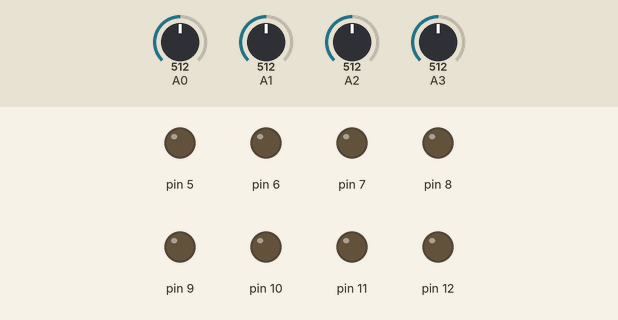
This sketch was run on a simulated Arduino Uno, built with avr-gcc and run on an emulated ATmega328P. Shown: output pins drawn as LEDs (lit = HIGH). Inputs (shaded band) come from the test bench; at power-on: A1 = 512, A3 = 512, A0 = 512, A2 = 512.

Above: at 1.2 s.
1.3 s: A1 set to 159
2.8 s: A1 set to 133
At 3.4 s:
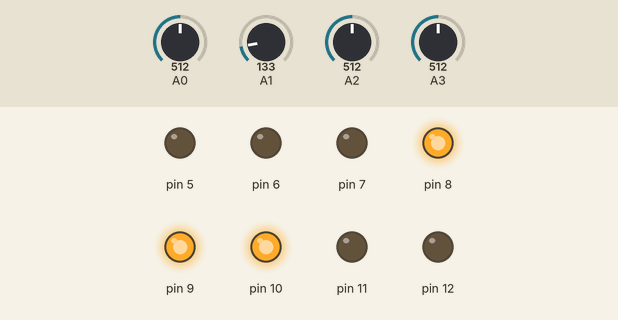
4.3 s: A3 set to 162
5.8 s: A3 set to 134
At 6.8 s:
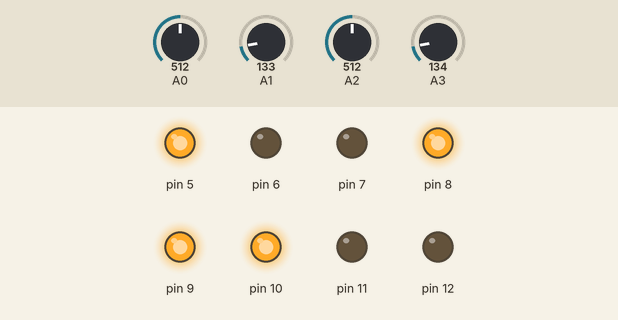
7.4 s: A0 set to 54
8.9 s: A0 set to 46
At 9.3 s:
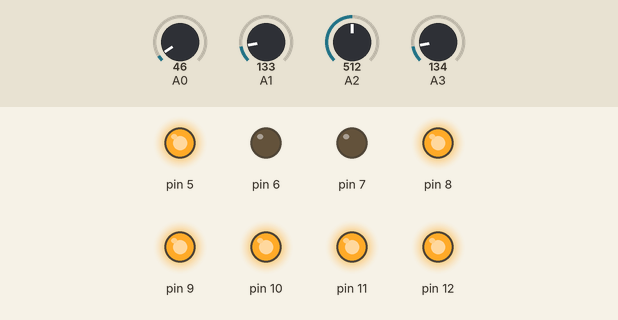
Timing chart, 0 to 11.4 s (numbered marks = the images above; inputs shaded):
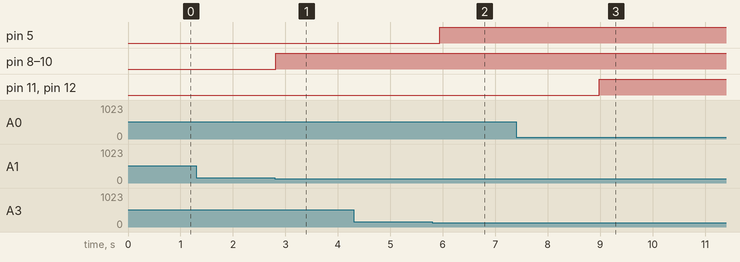

Measured:
- the behaviour switches between 150 and 149 on A1 (found by bisection; images 0 and 1)
- the behaviour switches between 150 and 149 on A3 (found by bisection; images 1 and 2)
- the behaviour switches between 50 and 49 on A0 (found by bisection; images 2 and 3)
- after the input at 1.3 s, every drawn part: stays the same
- after the input at 2.8 s, pin 8–10: LOW → HIGH at once
- after the input at 4.3 s, every drawn part: stays the same
- after the input at 5.8 s, pin 5: LOW → HIGH after 0.15 s
- after the input at 7.4 s, every drawn part: stays the same
- after the input at 8.9 s, pin 11, pin 12: LOW → HIGH after 0.08 s

The sketch:

LDR_Definitivo.ino
```cpp
void setup() {
pinMode(12,OUTPUT);
pinMode(11,OUTPUT);
pinMode(10,OUTPUT);
pinMode(9,OUTPUT);
pinMode(8,OUTPUT);
pinMode(7,OUTPUT);
pinMode(6,OUTPUT);
pinMode(5,OUTPUT);

}

void loop() {

int led0;
led0 = analogRead (0);

int led1;
led1 = analogRead (1);

int led2;
led2 = analogRead (2);

int led3;
led3 = analogRead (3);


if (led1 < 150) {
digitalWrite (8,HIGH);
digitalWrite (9,HIGH);
digitalWrite (10,HIGH);
delay (50); }
else {
digitalWrite (8,LOW);
digitalWrite (9,LOW);
digitalWrite (10,LOW);
delay (50);
}

if (led0 < 50) {
  digitalWrite (12,HIGH);
  digitalWrite (11,HIGH);
  delay (10);
}
else {
  digitalWrite (12,LOW);
  digitalWrite (11,LOW);
  delay (10);

}
if (led2 < 50) {
  digitalWrite (7,HIGH);
  digitalWrite (6,HIGH);
  delay (10);
}
else {
  digitalWrite (7,LOW);
  digitalWrite (6,LOW);
  delay (10);
}
if (led3 < 150) {
  digitalWrite (5,HIGH);
  delay (10);
}
else {
  digitalWrite (5,LOW);
  delay (10);
}


}
```
